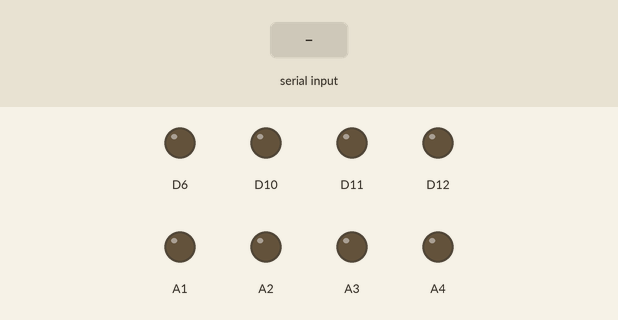
Bench run of a program on a simulated Adafruit Feather M0. On the bench: output pins drawn as LEDs (lit = HIGH). The inputs (shaded band) are chosen by the test bench. What the program prints to the serial monitor is not drawn.

Above: at 1.4 s.
1.5 s: "90,45\n" received over Serial
At 1.62 s:
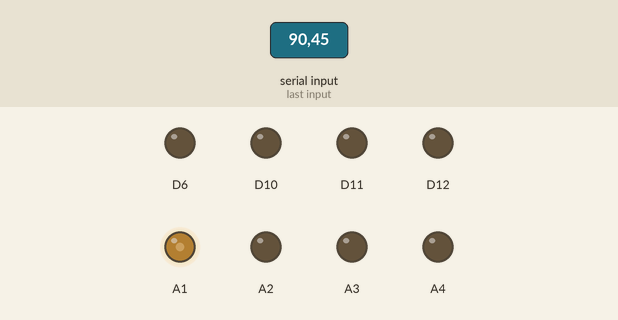
3.5 s: "30,150\n" received over Serial
At 3.87 s:
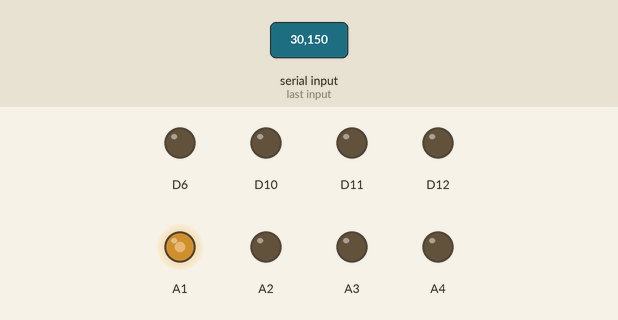
5.5 s: "200\n" received over Serial
At 5.62 s:
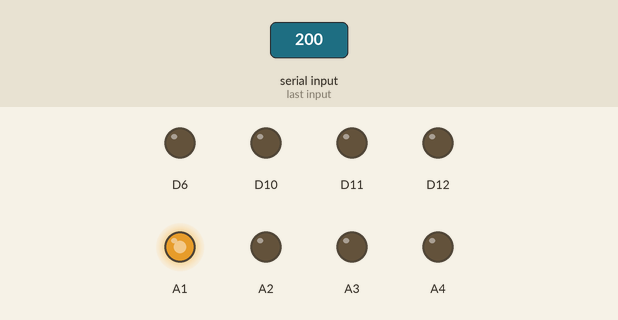
Timing chart, 0 to 8.5 s (numbered marks = the images above; inputs shaded):
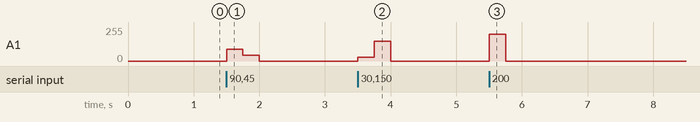

The program:

main.cpp
```cpp
#include "stdafx.h"
#include "Config.h"
#include "TactileBelt.h"
#include "TactileSettings.h"

using namespace DesignHub;

TactileBelt *Belt;
unsigned long nextTick;
int skippedFrames;

String forceCharBuffer = "";
int motorId = 0;
TactileSettings *settings = nullptr;
bool isSettingsReady = false;

/**
 * Establish Connection
 */
void establishContact()
{
  Serial.begin(57600);
  while (!Serial)
    ;

  while (Serial.available() <= 0)
  {
    // send a capital A
    Serial.print('A');
    delay(300);
  }
  Serial.println("\nYou're connected.");
}

/**
 * SerialEvent
 *
 * read Serial
 * 0=20,0,100&1=0,0,30&7=200,0,255\r\n
 */
void mySerialEvent()
{
  if (settings == nullptr)
  {
    settings = new TactileSettings();
  }

  while (Serial.available())
  {
    char inChar = (char)Serial.read();

    switch (inChar)
    {
    case '=':
      // buffer has motorId -> set _motorId
      motorId = forceCharBuffer.toInt();
      forceCharBuffer = "";
      break;
    case '\r':
    case '\n':
      // send TactileSettings
      isSettingsReady = true;

      // clear rest buffer
      if (Serial.peek() == '\n')
      {
        Serial.read();
      }
      // expicit fall through
    case ',':
    case '&':
      // buffer has next force as string
      settings->appendForce(motorId, forceCharBuffer.toInt());
      forceCharBuffer = "";
      break;
    default:
      forceCharBuffer += inChar;
    }
  }
}

/**
 * Setup
 */
void setup()
{
  establishContact();

  Belt = new TactileBelt();
  Belt->addMotor(0, 15);
  Belt->addMotor(1, 16);
  Belt->addMotor(2, 17);
  Belt->addMotor(3, 18);
  Belt->addMotor(4, 12);
  Belt->addMotor(5, 11);
  Belt->addMotor(6, 10);
  Belt->addMotor(7, 6);

  forceCharBuffer.reserve(FORCE_CHAR_BUFFER_SIZE);

  nextTick = millis();
}

/**
 * Loop
 */
void loop()
{
  mySerialEvent();
  skippedFrames = 0;
  while (millis() > nextTick && skippedFrames < MAX_SKIPPEDFRAMES)
  {
    if (isSettingsReady)
    {
      Belt->setSettings(settings);
      isSettingsReady = false;
      settings = nullptr;
    }
    Belt->update();
    nextTick += DEBOUNCEDELAY;
    skippedFrames++;
  }

  Belt->render();
}
```

Motor.h
```cpp
#pragma once

#include "stdafx.h"

namespace DesignHub
{
class Motor
{
private:
  const int p;
  int _lastForce = 0;

public:
  int force = 0;

public:
  Motor(int pin) : p(pin)
  {
    pinMode(p, OUTPUT);
  }

  void render()
  {
      if (_lastForce == force)
        return;

      analogWrite(p, force);
      _lastForce = force;
  }
};
}
```

TactileBelt.h
```cpp
#pragma once

#include "stdafx.h"
#include "Motor.h"
#include "TactileSettings.h"

namespace DesignHub
{
class TactileBelt
{
private:
  std::map<int, Motor *> _motors;
  TactileSettings *_settings = nullptr;

public:
  bool addMotor(int motorId, int motorPin)
  {
    Motor *tmp = new Motor(motorPin);

    auto result = _motors.insert(std::pair<int, Motor *>(motorId, tmp));

    return result.second;
  }

  void setMotorForce(int motorId, int force)
  {
    _motors.at(motorId)->force = force;
  }

  void setSettings(TactileSettings *settings)
  {
    delete _settings;
    _settings = settings;
  }

  void update()
  {
    if (_settings == nullptr)
    {
      return;
    }

    for (const auto &el : _motors)
    {
      el.second->force = _settings->getForce(el.first);
    }
  }

  void render()
  {
    for (const auto &el : _motors)
    {
      el.second->render();
    }
  }
};
}
```

stdafx.h
```cpp
#include <Arduino.h>
#undef max
#undef min
#include <map>
#include <list>
```

Config.h
```cpp
namespace DesignHub
{
static const int TICKS_PER_SECOND = 4;
static const int DEBOUNCEDELAY = 1000 / TICKS_PER_SECOND; // In milliseconds
static const int MAX_SKIPPEDFRAMES = 10;

static const int FORCE_CHAR_BUFFER_SIZE = 3; // In byte
}
```

TactileSettings.h
```cpp
#pragma once

#include "stdafx.h"

namespace DesignHub
{
typedef std::pair<int, std::list<int>> motorIdForcesPair;

class TactileSettings
{
private:
  std::map<int, std::list<int>> _motorForcesPerId;

public:
  // TactileSettings()
  // {
  //   Serial.println("new Settings");
  // }

  void appendForce(int motorId, int force)
  {
    auto result = _motorForcesPerId.insert(motorIdForcesPair(motorId, std::list<int>(1, force)));

    // Motor already exists
    if (result.second == false)
    {
      // The first elem of the pair is an iterator that is a pair<const key_type, mapped_type>.
      // "result.first->second" is the list.
      // "ElemToBeAdded.second" is the input-list.
      // result.first->second.push_back(ElemToBeAdded.second.front());
      result.first->second.push_back(force);
    }

    // Serial.print(" motor: ");
    // Serial.print(result.first->first);
    // Serial.print(" force: ");
    // Serial.println(result.first->second.back());
    // Serial.flush();
  }

  int getForce(int motorId)
  {
    auto result = _motorForcesPerId.find(motorId);
    if (result == _motorForcesPerId.end() || result->second.empty())
    {
      return 0;
    }

    int ret = result->second.front();
    result->second.pop_front();
    return ret;
  }
};
}
```

Measured:
- after the input at 1.5 s, A1: 0/255 → 90/255 at once, → 45/255 0.25 s later, → 0/255 0.25 s later
- after the input at 3.5 s, A1: 0/255 → 30/255 at once, → 150/255 0.25 s later, → 0/255 0.25 s later
- after the input at 5.5 s, A1: 0/255 → 200/255 at once, → 0/255 0.25 s later
